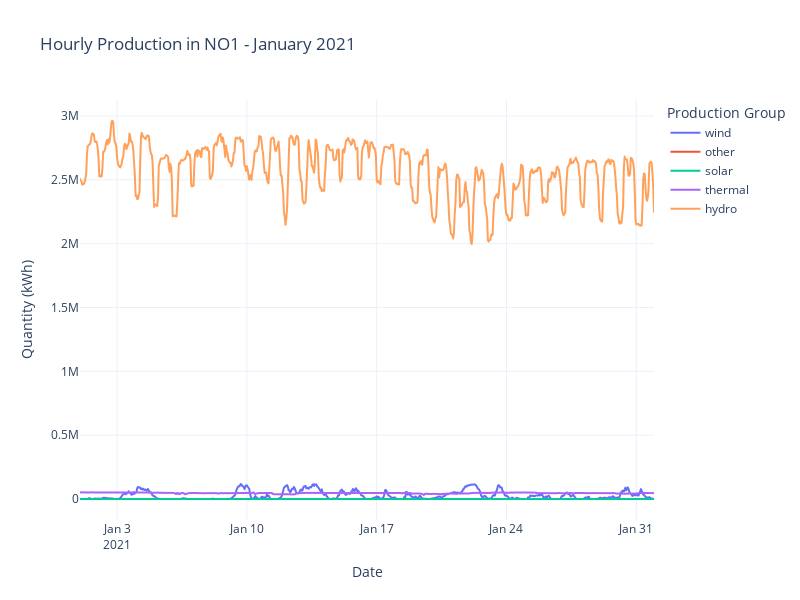

Notebook code cell kept with this figure:
### Markdown cell above
### Creating a Line Plot for Hourly Production in January

Now, I am implementing the line plot for **hourly electricity production for January 2021** for a chosen price area using a line chart.
Here I have **filtered the Spark DataFrame for January**, selecting only rows where the month of `start_time` equals 1. Then, **converted the filtered Spark DataFrame into a pandas DataFrame** so that Plotly can plot it efficiently.   
- For the layout, I am :  
   - Setting the width and height of the chart.  
   - Adding clear axis labels and a legend title.  
   - Using a clean white template for better readability.  
   
Lastly, the chart is displayed allowing interactive exploration of how hourly production varies across different production groups in January for the selected price area.

### Code cell
# Filtering the Spark DataFrame for January
# We are selecting only the rows where the month of 'start_time' is 1 (January)
jan_df = df.filter(month("start_time") == 1)

# Converting the filtered Spark DataFrame to a pandas DataFrame
# We are doing this so that Plotly can use it for plotting the line chart
jan_pd = jan_df.toPandas()

# Creating an interactive line chart using Plotly
# We are plotting 'start_time' on the x-axis and 'value' (production quantity) on the y-axis
# Each production group gets a separate line (color-coded)
fig_line = px.line(jan_pd, x='start_time', y='value',
    color='production_group',  # separate lines for each production group
    title=f'Hourly Production in {price_area} - January 2021',
    labels={'value': 'Quantity (kWh)', 'start_time': 'Date/Time', 'production_group': 'Production Group'})

# Improving the chart layout for readability
# We are setting width, height, axis titles, legend title, and using a clean white template
fig_line.update_layout(width=800, height=600, xaxis_title='Date', yaxis_title='Quantity (kWh)',legend_title='Production Group', template='plotly_white')

# Displaying the interactive line chart
fig_line.show()

### Figure 1 — Plotly figure (JSON) as saved in the notebook; plotly's stock layout.template omitted (floating-point values rounded to 4 significant figures; data arrays with more than 128 entries replaced by an {"elided": "..."} marker saying what was removed)
{"data": [{"hovertemplate": "Production Group=wind<br>Date/Time=%{x}<br>Quantity (kWh)=%{y}<extra></extra>", "legendgroup": "wind", "line": {"color": "#636efa", "dash": "solid"}, "marker": {"symbol": "circle"}, "mode": "lines", "name": "wind", "showlegend": true, "type": "scattergl", "x": {"elided": "744 str values"}, "xaxis": "x", "y": {"elided": "744 float values"}, "yaxis": "y"}, {"hovertemplate": "Production Group=other<br>Date/Time=%{x}<br>Quantity (kWh)=%{y}<extra></extra>", "legendgroup": "other", "line": {"color": "#EF553B", "dash": "solid"}, "marker": {"symbol": "circle"}, "mode": "lines", "name": "other", "showlegend": true, "type": "scattergl", "x": {"elided": "744 str values"}, "xaxis": "x", "y": {"elided": "744 float values"}, "yaxis": "y"}, {"hovertemplate": "Production Group=solar<br>Date/Time=%{x}<br>Quantity (kWh)=%{y}<extra></extra>", "legendgroup": "solar", "line": {"color": "#00cc96", "dash": "solid"}, "marker": {"symbol": "circle"}, "mode": "lines", "name": "solar", "showlegend": true, "type": "scattergl", "x": {"elided": "744 str values"}, "xaxis": "x", "y": {"elided": "744 float values"}, "yaxis": "y"}, {"hovertemplate": "Production Group=thermal<br>Date/Time=%{x}<br>Quantity (kWh)=%{y}<extra></extra>", "legendgroup": "thermal", "line": {"color": "#ab63fa", "dash": "solid"}, "marker": {"symbol": "circle"}, "mode": "lines", "name": "thermal", "showlegend": true, "type": "scattergl", "x": {"elided": "744 str values"}, "xaxis": "x", "y": {"elided": "744 float values"}, "yaxis": "y"}, {"hovertemplate": "Production Group=hydro<br>Date/Time=%{x}<br>Quantity (kWh)=%{y}<extra></extra>", "legendgroup": "hydro", "line": {"color": "#FFA15A", "dash": "solid"}, "marker": {"symbol": "circle"}, "mode": "lines", "name": "hydro", "showlegend": true, "type": "scattergl", "x": {"elided": "744 str values"}, "xaxis": "x", "y": {"elided": "744 float values"}, "yaxis": "y"}], "layout": {"height": 600, "legend": {"title": {"text": "Production Group"}, "tracegroupgap": 0}, "title": {"text": "Hourly Production in NO1 - January 2021"}, "width": 800, "xaxis": {"anchor": "y", "domain": [0, 1], "title": {"text": "Date"}}, "yaxis": {"anchor": "x", "domain": [0, 1], "title": {"text": "Quantity (kWh)"}}}}
